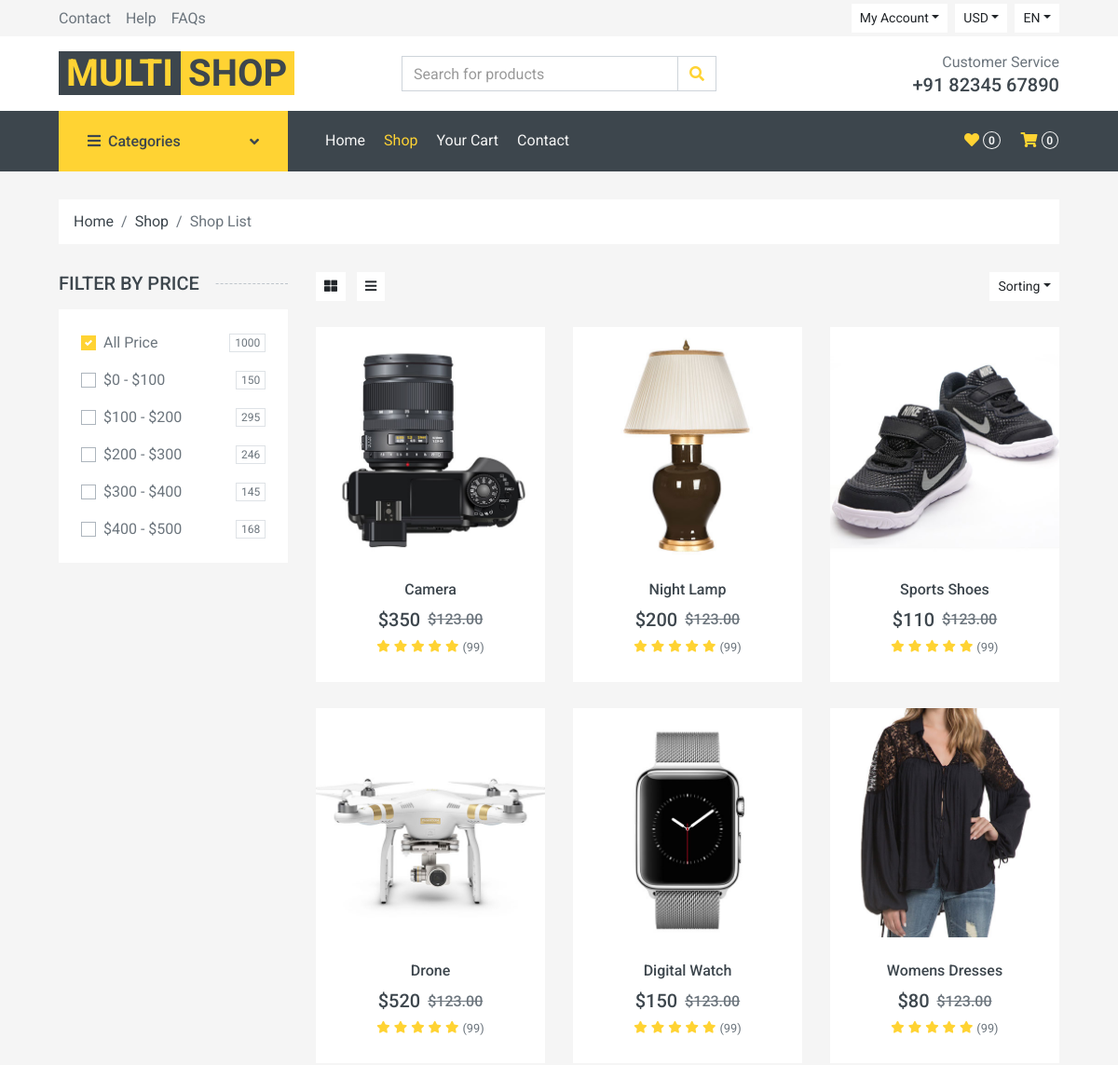
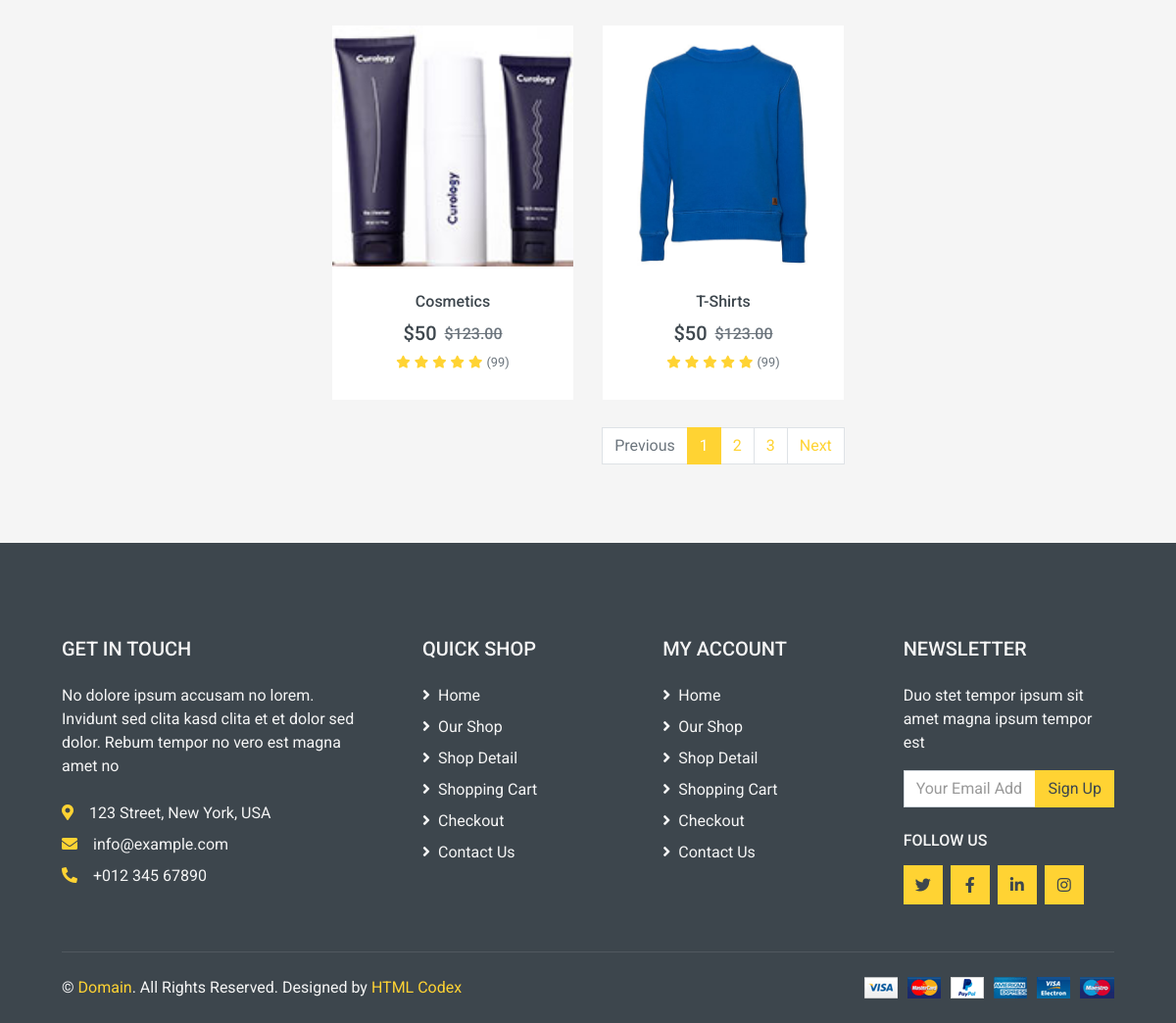
The app's page /shop/ with its own data (2 pictures, top to bottom).
### new/models.py (models this page shows, shortened)
class Product(models.Model):
    category = models.ForeignKey(Category, on_delete=models.CASCADE, null=False, default='')
    image = models.ImageField(upload_to='ecommerce/ping')
    name = models.CharField(max_length=100)
    price = models.IntegerField()
    date = models.DateField(auto_now_add=True)

### new/views.py (the view)
# urls.py: path('shop/', views.shop, name='shop'),
def shop(request):
    category = Category.objects.all()
    cat_id = request.GET.get('category')
    if cat_id:
        cat = get_object_or_404(Category, id=cat_id)
        products = Product.objects.filter(category=cat)
    else:
        products = Product.objects.all()
    context = {
        "category": category,
        "products": products
    }
    return render(request, 'shop.html', context)

### new/context_processors.py (called while the page is built)
def cart_items_count(request):
    if request.user.is_authenticated:
        cart_items_count = CartItem.objects.filter(user=request.user).count()
    else:
        cart_items_count = 0
    return {'cart_items_count': cart_items_count}

### templates/shop.html (shortened to what this page needs)
{% extends "base.html" %}
{% block body %}
    <div class="container-fluid">
        <div class="row px-xl-5">
            <div class="col-12">
                <nav class="breadcrumb bg-light mb-30">
                    <a class="breadcrumb-item text-dark" href="#">Home</a>
                    <a class="breadcrumb-item text-dark" href="#">Shop</a>
                    <span class="breadcrumb-item active">Shop List</span>
                </nav>
            </div>
        </div>
    </div>
    <div class="container-fluid">
        <div class="row px-xl-5">
            <div class="col-lg-3 col-md-4">
                <h5 class="section-title position-relative text-uppercase mb-3"><span class="bg-secondary pr-3">Filter by price</span></h5>
                <div class="bg-light p-4 mb-30">
                    <form>
                        <div class="custom-control custom-checkbox d-flex align-items-center justify-content-between mb-3">
                            <label class="custom-control-label" for="price-all">All Price</label>
                            <span class="badge border font-weight-normal">1000</span>
                        </div>
                        <div class="custom-control custom-checkbox d-flex align-items-center justify-content-between mb-3">
                            <label class="custom-control-label" for="price-1">$0 - $100</label>
                            <span class="badge border font-weight-normal">150</span>
                        </div>
                        <div class="custom-control custom-checkbox d-flex align-items-center justify-content-between mb-3">
                            <label class="custom-control-label" for="price-2">$100 - $200</label>
                            <span class="badge border font-weight-normal">295</span>
                        </div>
                        <div class="custom-control custom-checkbox d-flex align-items-center justify-content-between mb-3">
                            <label class="custom-control-label" for="price-3">$200 - $300</label>
                            <span class="badge border font-weight-normal">246</span>
                        </div>
                        <div class="custom-control custom-checkbox d-flex align-items-center justify-content-between mb-3">
                            <label class="custom-control-label" for="price-4">$300 - $400</label>
                            <span class="badge border font-weight-normal">145</span>
                        </div>
                        <div class="custom-control custom-checkbox d-flex align-items-center justify-content-between">
                            <label class="custom-control-label" for="price-5">$400 - $500</label>
                            <span class="badge border font-weight-normal">168</span>
                        </div>
                    </form>
                </div>
            </div>
            <div class="col-lg-9 col-md-8">
                <div class="row pb-3">
                    <div class="col-12 pb-1">
                        <div class="d-flex align-items-center justify-content-between mb-4">
                            <div>
                                <button class="btn btn-sm btn-light"><i class="fa fa-th-large"></i></button>
                                <button class="btn btn-sm btn-light ml-2"><i class="fa fa-bars"></i></button>
                            </div>
                            <div class="ml-2">
                                <div class="btn-group">
                                    <button type="button" class="btn btn-sm btn-light dropdown-toggle" data-toggle="dropdown">Sorting</button>
                                </div>
                            </div>
                        </div>
                    </div>
                    {% for i in products %}
                    <div class="col-lg-4 col-md-6 col-sm-6 pb-1">
                        <div class="product-item bg-light mb-4">
                            <div class="product-img position-relative overflow-hidden">
                                <img class="static/img-fluid w-100" src="{{i.image.url}}" alt={{i.name}}>
                                <div class="product-action">
                                </div>
                            </div>
                            <div class="text-center py-4">
                                <a class="h6 text-decoration-none text-truncate" href="{% url 'detail' i.id %}">{{i.name}}</a>
                                <div class="d-flex align-items-center justify-content-center mt-2">
                                    <h5>${{i.price}}</h5><h6 class="text-muted ml-2"><del>$123.00</del></h6>
                                </div>
                                <div class="d-flex align-items-center justify-content-center mb-1">
                                    <small class="fa fa-star text-primary mr-1"></small>
                                    <small class="fa fa-star text-primary mr-1"></small>
                                    <small class="fa fa-star text-primary mr-1"></small>
                                    <small class="fa fa-star text-primary mr-1"></small>
                                    <small class="fa fa-star text-primary mr-1"></small>
                                    <small>(99)</small>
                                </div>
                            </div>
                        </div>
                    </div>
                    {% endfor %}
                    <div class="col-12">
                        <nav>
                          <ul class="pagination justify-content-center">
                            <li class="page-item disabled"><a class="page-link" href="#">Previous</span></a></li>
                            <li class="page-item active"><a class="page-link" href="#">1</a></li>
                            <li class="page-item"><a class="page-link" href="#">2</a></li>
                            <li class="page-item"><a class="page-link" href="#">3</a></li>
                            <li class="page-item"><a class="page-link" href="#">Next</a></li>
                          </ul>
                        </nav>
                    </div>
                </div>
            </div>
        </div>
    </div>
{% endblock body %}

### records on screen
Product: image (picture), name "Camera", price "350"
Product: image (picture), name "Night Lamp", price "200"
Product: image (picture), name "Sports Shoes", price "110"
Product: image (picture), name "Drone", price "520"
Product: image (picture), name "Digital Watch", price "150"
Product: image (picture), name "Womens Dresses", price "80"
Product: image (picture), name "Cosmetics", price "50"
Product: image (picture), name "T-Shirts", price "50"

### other values on screen
{{ cart_items_count }} "0"
